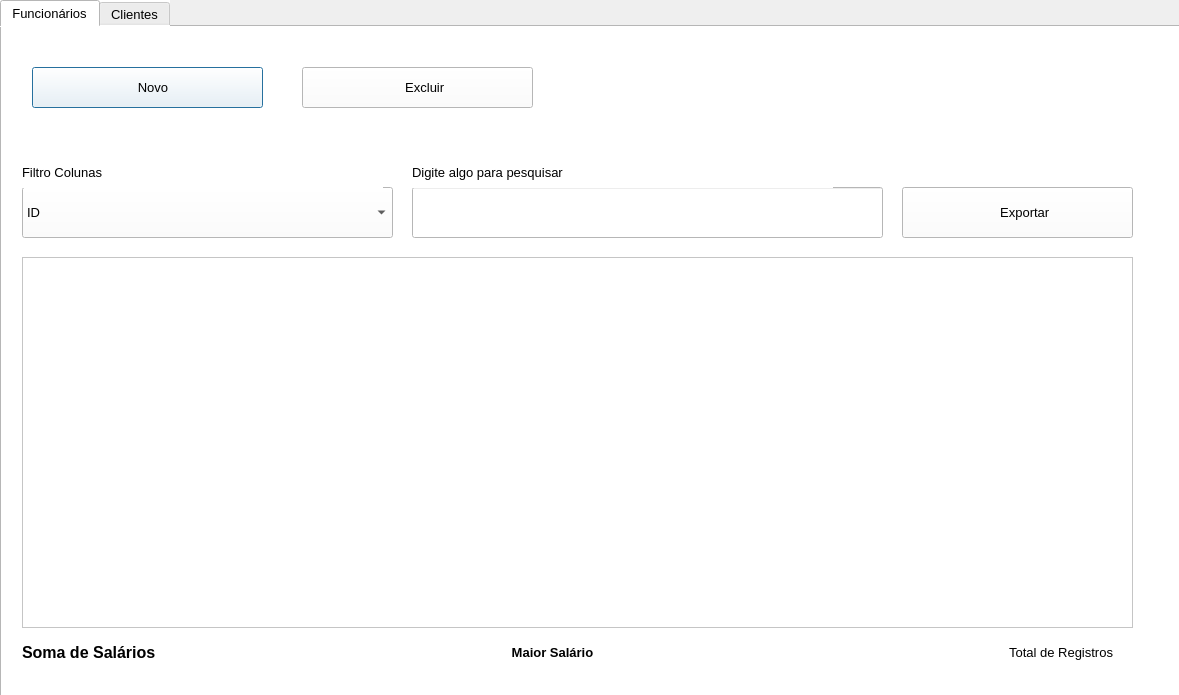
<?xml version="1.0" encoding="UTF-8"?>
<ui version="4.0">
 <class>TelaPrincipal</class>
 <widget class="QDialog" name="TelaPrincipal">
  <property name="geometry">
   <rect>
    <x>0</x>
    <y>0</y>
    <width>1179</width>
    <height>695</height>
   </rect>
  </property>
  <property name="windowTitle">
   <string>Tela de Registros</string>
  </property>
  <widget class="QTabWidget" name="tabWidget">
   <property name="geometry">
    <rect>
     <x>0</x>
     <y>0</y>
     <width>1201</width>
     <height>721</height>
    </rect>
   </property>
   <property name="font">
    <font>
     <pointsize>10</pointsize>
    </font>
   </property>
   <property name="styleSheet">
    <string notr="true">QWidget{
	background-color:rgb(255,255,255);
}</string>
   </property>
   <property name="currentIndex">
    <number>0</number>
   </property>
   <widget class="QWidget" name="tab">
    <attribute name="title">
     <string>Funcionários</string>
    </attribute>
    <widget class="QPushButton" name="btnCadastrarFuncionario">
     <property name="geometry">
      <rect>
       <x>30</x>
       <y>40</y>
       <width>231</width>
       <height>41</height>
      </rect>
     </property>
     <property name="font">
      <font>
       <pointsize>10</pointsize>
      </font>
     </property>
     <property name="text">
      <string>   Novo</string>
     </property>
     <property name="icon">
      <iconset>
       <selectedon>:/Imagens/Imagens/novo.png</selectedon>
      </iconset>
     </property>
    </widget>
    <widget class="QLineEdit" name="txtPesquisarFuncionario">
     <property name="geometry">
      <rect>
       <x>410</x>
       <y>160</y>
       <width>471</width>
       <height>51</height>
      </rect>
     </property>
     <property name="font">
      <font>
       <pointsize>10</pointsize>
      </font>
     </property>
     <property name="clearButtonEnabled">
      <bool>true</bool>
     </property>
    </widget>
    <widget class="QLabel" name="label">
     <property name="geometry">
      <rect>
       <x>410</x>
       <y>130</y>
       <width>421</width>
       <height>31</height>
      </rect>
     </property>
     <property name="font">
      <font>
       <pointsize>10</pointsize>
      </font>
     </property>
     <property name="text">
      <string>Digite algo para pesquisar</string>
     </property>
    </widget>
    <widget class="QPushButton" name="btnExcluirFuncionario">
     <property name="geometry">
      <rect>
       <x>300</x>
       <y>40</y>
       <width>231</width>
       <height>41</height>
      </rect>
     </property>
     <property name="font">
      <font>
       <pointsize>10</pointsize>
      </font>
     </property>
     <property name="text">
      <string>    Excluir</string>
     </property>
     <property name="icon">
      <iconset resource="recursosimagens.qrc">
       <normaloff>:/Imagens/Imagens/excluir.png</normaloff>:/Imagens/Imagens/excluir.png</iconset>
     </property>
    </widget>
    <widget class="QTableWidget" name="tableWidgetFuncionario">
     <property name="geometry">
      <rect>
       <x>20</x>
       <y>230</y>
       <width>1111</width>
       <height>371</height>
      </rect>
     </property>
    </widget>
    <widget class="QLabel" name="lblTotalSalarios">
     <property name="geometry">
      <rect>
       <x>20</x>
       <y>610</y>
       <width>311</width>
       <height>31</height>
      </rect>
     </property>
     <property name="font">
      <font>
       <pointsize>10</pointsize>
       <weight>75</weight>
       <italic>false</italic>
       <bold>true</bold>
      </font>
     </property>
     <property name="text">
      <string>&lt;html&gt;&lt;head/&gt;&lt;body&gt;&lt;p&gt;&lt;span style=&quot; font-size:12pt; color:#000000;&quot;&gt;Soma de Salários&lt;/span&gt;&lt;/p&gt;&lt;/body&gt;&lt;/html&gt;</string>
     </property>
    </widget>
    <widget class="QLabel" name="lblMaiorSalario">
     <property name="geometry">
      <rect>
       <x>420</x>
       <y>610</y>
       <width>261</width>
       <height>31</height>
      </rect>
     </property>
     <property name="font">
      <font>
       <pointsize>10</pointsize>
       <weight>75</weight>
       <bold>true</bold>
      </font>
     </property>
     <property name="layoutDirection">
      <enum>Qt::LeftToRight</enum>
     </property>
     <property name="autoFillBackground">
      <bool>false</bool>
     </property>
     <property name="text">
      <string>&lt;html&gt;&lt;head/&gt;&lt;body&gt;&lt;p align=&quot;center&quot;&gt;Maior Salário&lt;/p&gt;&lt;/body&gt;&lt;/html&gt;</string>
     </property>
    </widget>
    <widget class="QLabel" name="lblTotalRegistros">
     <property name="geometry">
      <rect>
       <x>900</x>
       <y>610</y>
       <width>211</width>
       <height>31</height>
      </rect>
     </property>
     <property name="font">
      <font>
       <pointsize>10</pointsize>
      </font>
     </property>
     <property name="text">
      <string>&lt;html&gt;&lt;head/&gt;&lt;body&gt;&lt;p align=&quot;right&quot;&gt;Total de Registros&lt;/p&gt;&lt;/body&gt;&lt;/html&gt;</string>
     </property>
    </widget>
    <widget class="QComboBox" name="comboBoxColunaFiltro">
     <property name="geometry">
      <rect>
       <x>20</x>
       <y>160</y>
       <width>371</width>
       <height>51</height>
      </rect>
     </property>
     <property name="font">
      <font>
       <pointsize>10</pointsize>
      </font>
     </property>
     <item>
      <property name="text">
       <string>ID</string>
      </property>
     </item>
     <item>
      <property name="text">
       <string>CPF</string>
      </property>
     </item>
     <item>
      <property name="text">
       <string>Nome</string>
      </property>
     </item>
     <item>
      <property name="text">
       <string>Salário</string>
      </property>
     </item>
     <item>
      <property name="text">
       <string>Departamento</string>
      </property>
     </item>
     <item>
      <property name="text">
       <string>Data de Nascimento</string>
      </property>
     </item>
     <item>
      <property name="text">
       <string>Telefone</string>
      </property>
     </item>
     <item>
      <property name="text">
       <string>Email</string>
      </property>
     </item>
    </widget>
    <widget class="QLabel" name="label_2">
     <property name="geometry">
      <rect>
       <x>20</x>
       <y>130</y>
       <width>361</width>
       <height>31</height>
      </rect>
     </property>
     <property name="font">
      <font>
       <pointsize>10</pointsize>
      </font>
     </property>
     <property name="text">
      <string>Filtro Colunas</string>
     </property>
    </widget>
    <widget class="QPushButton" name="btnExportarExcel">
     <property name="geometry">
      <rect>
       <x>900</x>
       <y>160</y>
       <width>231</width>
       <height>51</height>
      </rect>
     </property>
     <property name="font">
      <font>
       <pointsize>10</pointsize>
      </font>
     </property>
     <property name="text">
      <string>    Exportar</string>
     </property>
     <property name="icon">
      <iconset resource="recursosimagens.qrc">
       <normaloff>:/Imagens/Imagens/excel.png</normaloff>:/Imagens/Imagens/excel.png</iconset>
     </property>
    </widget>
   </widget>
   <widget class="QWidget" name="tab_2">
    <attribute name="title">
     <string>Clientes</string>
    </attribute>
    <widget class="QPushButton" name="btnExcluirCliente">
     <property name="geometry">
      <rect>
       <x>310</x>
       <y>30</y>
       <width>231</width>
       <height>41</height>
      </rect>
     </property>
     <property name="font">
      <font>
       <pointsize>10</pointsize>
      </font>
     </property>
     <property name="text">
      <string>    Excluir</string>
     </property>
     <property name="icon">
      <iconset resource="recursosimagens.qrc">
       <normaloff>:/Imagens/Imagens/excluir.png</normaloff>:/Imagens/Imagens/excluir.png</iconset>
     </property>
    </widget>
    <widget class="QTableWidget" name="tableWidgetClientes">
     <property name="geometry">
      <rect>
       <x>30</x>
       <y>220</y>
       <width>1111</width>
       <height>371</height>
      </rect>
     </property>
    </widget>
    <widget class="QPushButton" name="btnCadastrarCliente">
     <property name="geometry">
      <rect>
       <x>40</x>
       <y>30</y>
       <width>231</width>
       <height>41</height>
      </rect>
     </property>
     <property name="font">
      <font>
       <pointsize>10</pointsize>
      </font>
     </property>
     <property name="text">
      <string>   Novo</string>
     </property>
     <property name="icon">
      <iconset>
       <selectedon>:/Imagens/Imagens/novo.png</selectedon>
      </iconset>
     </property>
    </widget>
    <widget class="QLabel" name="lblTotalRegistrosCliente">
     <property name="geometry">
      <rect>
       <x>910</x>
       <y>600</y>
       <width>211</width>
       <height>31</height>
      </rect>
     </property>
     <property name="font">
      <font>
       <pointsize>10</pointsize>
      </font>
     </property>
     <property name="text">
      <string>&lt;html&gt;&lt;head/&gt;&lt;body&gt;&lt;p align=&quot;right&quot;&gt;Total de Registros&lt;/p&gt;&lt;/body&gt;&lt;/html&gt;</string>
     </property>
    </widget>
    <widget class="QComboBox" name="comboBoxColunaFiltroCliente">
     <property name="geometry">
      <rect>
       <x>30</x>
       <y>150</y>
       <width>371</width>
       <height>51</height>
      </rect>
     </property>
     <property name="font">
      <font>
       <pointsize>10</pointsize>
      </font>
     </property>
     <item>
      <property name="text">
       <string>ID</string>
      </property>
     </item>
     <item>
      <property name="text">
       <string>CPF</string>
      </property>
     </item>
     <item>
      <property name="text">
       <string>Nome</string>
      </property>
     </item>
     <item>
      <property name="text">
       <string>Endereço</string>
      </property>
     </item>
     <item>
      <property name="text">
       <string>Data de Nascimento</string>
      </property>
     </item>
     <item>
      <property name="text">
       <string>Telefone</string>
      </property>
     </item>
     <item>
      <property name="text">
       <string>Email</string>
      </property>
     </item>
    </widget>
    <widget class="QLabel" name="label_5">
     <property name="geometry">
      <rect>
       <x>420</x>
       <y>120</y>
       <width>421</width>
       <height>31</height>
      </rect>
     </property>
     <property name="font">
      <font>
       <pointsize>10</pointsize>
      </font>
     </property>
     <property name="text">
      <string>Digite algo para pesquisar</string>
     </property>
    </widget>
    <widget class="QLineEdit" name="txtPesquisarCliente">
     <property name="geometry">
      <rect>
       <x>420</x>
       <y>150</y>
       <width>471</width>
       <height>51</height>
      </rect>
     </property>
     <property name="font">
      <font>
       <pointsize>10</pointsize>
      </font>
     </property>
     <property name="clearButtonEnabled">
      <bool>true</bool>
     </property>
    </widget>
    <widget class="QLabel" name="label_6">
     <property name="geometry">
      <rect>
       <x>30</x>
       <y>120</y>
       <width>361</width>
       <height>31</height>
      </rect>
     </property>
     <property name="font">
      <font>
       <pointsize>10</pointsize>
      </font>
     </property>
     <property name="text">
      <string>Filtro Colunas</string>
     </property>
    </widget>
    <widget class="QPushButton" name="btnExportarClienteExcel">
     <property name="geometry">
      <rect>
       <x>910</x>
       <y>150</y>
       <width>231</width>
       <height>51</height>
      </rect>
     </property>
     <property name="font">
      <font>
       <pointsize>10</pointsize>
      </font>
     </property>
     <property name="text">
      <string>    Exportar</string>
     </property>
     <property name="icon">
      <iconset resource="recursosimagens.qrc">
       <normaloff>:/Imagens/Imagens/excel.png</normaloff>:/Imagens/Imagens/excel.png</iconset>
     </property>
    </widget>
   </widget>
  </widget>
 </widget>
 <resources>
  <include location="recursosimagens.qrc"/>
 </resources>
 <connections/>
</ui>
